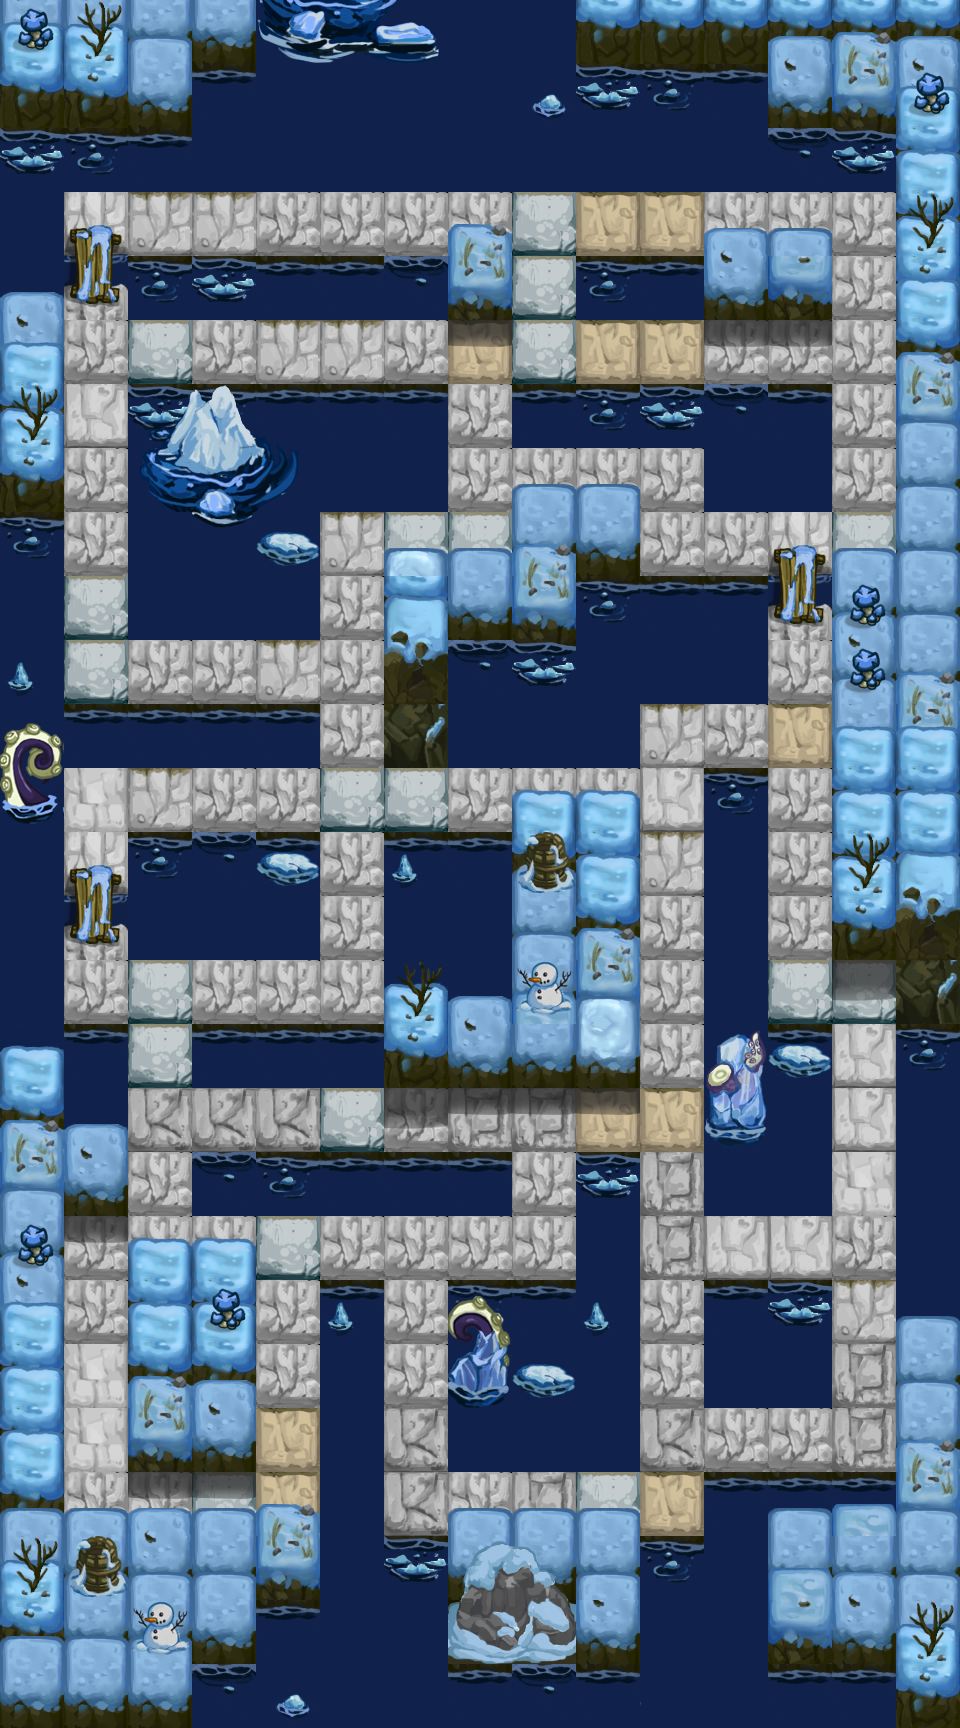

A 2D game scene composited from a Tiled map and its tileset images. What follows is a short description and the map's XML, with each tile layer's data collapsed to a summary:
An orthogonal 15x27 tile map with 64x64 px tiles, 7 tile layers (background, background_top, block, block_top, ...), 4 tilesets and 8 objects (5x monster, move_3, move_2, move_1).

<map version="1.2" tiledversion="1.2.2" orientation="orthogonal" renderorder="left-down" width="15" height="27" tilewidth="64" tileheight="64" infinite="0" nextlayerid="55" nextobjectid="225">
 <tileset firstgid="1" name="ice_block_1" tilewidth="64" tileheight="64" tilecount="64" columns="8">
  <image source="img/ice_block_1.png" width="512" height="512" />
 </tileset>
 <tileset firstgid="65" name="diamond" tilewidth="64" tileheight="64" tilecount="64" columns="8">
  <image source="img/diamond.png" width="512" height="512" />
 </tileset>
 <tileset firstgid="129" name="ice_bg_1" tilewidth="64" tileheight="64" tilecount="64" columns="8">
  <image source="img/ice_bg_1.png" width="512" height="512" />
 </tileset>
 <tileset firstgid="193" name="ice_top_1" tilewidth="64" tileheight="64" tilecount="64" columns="8">
  <image source="img/ice_top_1.png" width="512" height="512" />
 </tileset>
 <layer id="45" name="background" width="15" height="27">
  <data>[405 cells, 390 non-empty, 10 distinct tile ids]</data>
 </layer>
 <layer id="46" name="background_top" width="15" height="27">
  <data>[405 cells, 15 non-empty, 2 distinct tile ids]</data>
 </layer>
 <layer id="47" name="block" width="15" height="27">
  <data>[405 cells, 264 non-empty, 16 distinct tile ids]</data>
 </layer>
 <layer id="48" name="block_top" width="15" height="27">
  <data>[405 cells, 70 non-empty, 10 distinct tile ids]</data>
 </layer>
 <layer id="49" name="diamond" width="15" height="27">
  <data>[405 cells, 63 non-empty, 1 distinct tile ids]</data>
 </layer>
 <objectgroup color="#ffaaff" id="50" name="trigger" visible="0" />
 <objectgroup color="#ff0000" id="51" name="monster">
  <object id="204" name="monster" x="192" y="640" width="64" height="64">
   <properties>
    <property name="Direction_Arr" value="0" />
    <property name="ID_Arr" value="104" />
    <property name="Interval" type="int" value="5000" />
    <property name="Move_Arr" value="0" />
    <property name="Order" type="int" value="1" />
    <property name="Time" type="int" value="0" />
   </properties>
  </object>
  <object id="216" name="monster" x="448" y="768" width="64" height="64">
   <properties>
    <property name="Direction_Arr" value="0" />
    <property name="ID_Arr" value="901" />
    <property name="Interval" type="int" value="5000" />
    <property name="Move_Arr" value="0" />
    <property name="Order" type="int" value="1" />
    <property name="Time" type="int" value="0" />
   </properties>
  </object>
  <object id="220" name="monster" x="256" y="320" width="64" height="64">
   <properties>
    <property name="Direction_Arr" value="0" />
    <property name="ID_Arr" value="901" />
    <property name="Interval" type="int" value="5000" />
    <property name="Move_Arr" value="0" />
    <property name="Order" type="int" value="1" />
    <property name="Time" type="int" value="0" />
   </properties>
  </object>
  <object id="223" name="monster" x="768" y="576" width="64" height="64">
   <properties>
    <property name="Direction_Arr" value="0" />
    <property name="ID_Arr" value="104" />
    <property name="Interval" type="int" value="5000" />
    <property name="Move_Arr" value="0" />
    <property name="Order" type="int" value="1" />
    <property name="Time" type="int" value="0" />
   </properties>
  </object>
  <object id="224" name="monster" x="640" y="320" width="64" height="64">
   <properties>
    <property name="Direction_Arr" value="0" />
    <property name="ID_Arr" value="104" />
    <property name="Interval" type="int" value="5000" />
    <property name="Move_Arr" value="0" />
    <property name="Order" type="int" value="1" />
    <property name="Time" type="int" value="0" />
   </properties>
  </object>
 </objectgroup>
 <objectgroup color="#00ff00" id="52" name="player">
  <object id="110" name="move_3" x="512" y="1472" width="64" height="64" />
  <object id="109" name="move_2" x="512" y="1472" width="64" height="64" />
  <object id="107" name="move_1" x="512" y="1472" width="64" height="64" />
 </objectgroup>
 <layer id="53" name="all_top_1" width="15" height="27">
  <data>[405 cells, 61 non-empty, 33 distinct tile ids]</data>
 </layer>
 <layer id="54" name="all_top_2" width="15" height="27">
  <data>[405 cells, 0 non-empty, 0 distinct tile ids]</data>
 </layer>
</map>
